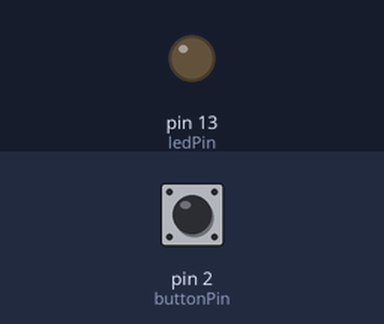
A sketch run on a simulated Arduino Uno, built with avr-gcc and run on an emulated ATmega328P. Parts: output pins drawn as LEDs (lit = HIGH). Inputs (shaded band) come from the test bench; at power-on: pin 2 (buttonPin) LOW.

Above: at 1.2 s.
1.3 s: pin 2 (buttonPin) pulled HIGH for 0.15 s
At 2.3 s:
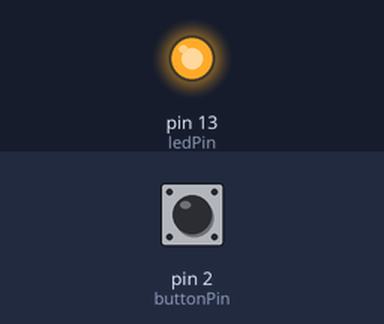
2.9 s: pin 2 (buttonPin) pulled HIGH for 1 s
At 3.5 s:
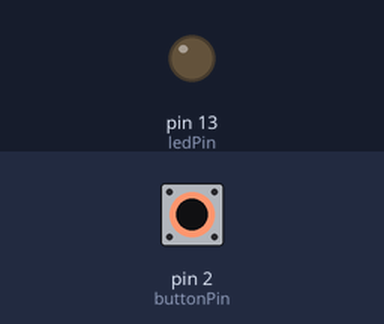
5.4 s: pin 2 (buttonPin) pulled HIGH for 3.2 s
At 6.6 s:
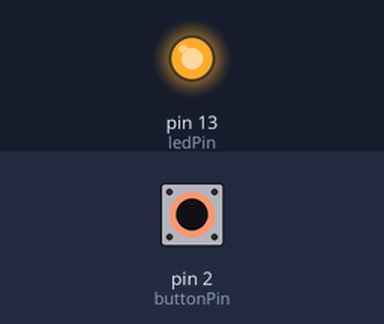
Timing chart, 0 to 8.4 s (numbered marks = the images above; inputs shaded):
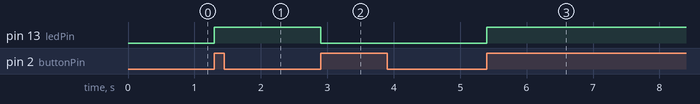

The sketch:

DigitalInputOutput.ino
```cpp
/*
Button
Geoff Gracia |2024| (from Carlos direction)

Press and relase to turn an LED on, then press and relase again to turn off

Note: this example works best witha momentary pushbutton or similarly biased switch


Schematic, see:
https://github.com/carloscastellanos/teaching/blob/master/Arduino/Basics/Digital/Button_schem.png

Suggestions:
- Can you make the LED go off after a certain amount of time has passed? Hint: while
  using 'delay' will work, you can also look into the 'millis' function...
- add an additional led and/or button na d increase the complexity of behaviors
*/

// constants won't change. They're used here to set pin numbers (faster/saves memory):
const int buttonPin = 2;      // pins for button and LED
const int ledPin = 13;

// store button's status - initialize to OFF (this variable will change, so it's not a const)
int buttonState = 0;
int prevButtonState = 0;
bool on = false;

void setup() {
  pinMode(buttonPin, INPUT);    // set button to input
  pinMode(ledPin, OUTPUT);      // LED to output
}

void loop() {

  // read the state of the button into our variable
  buttonState = digitalRead(buttonPin);

  // test that state
  if (buttonState == HIGH) {      // if button is pressed...
    if(prevButtonState == LOW) {  // if it was previously not pressed
      on = !on;
      digitalWrite(ledPin, on);   // toggle the LED
    }
  }

  prevButtonState = buttonState; // save the previous button state

}
```

Measured:
- after the input at 1.3 s, pin 13 (ledPin): LOW → HIGH at once
- after the input at 2.9 s, pin 13 (ledPin): HIGH → LOW at once
- after the input at 5.4 s, pin 13 (ledPin): LOW → HIGH at once
